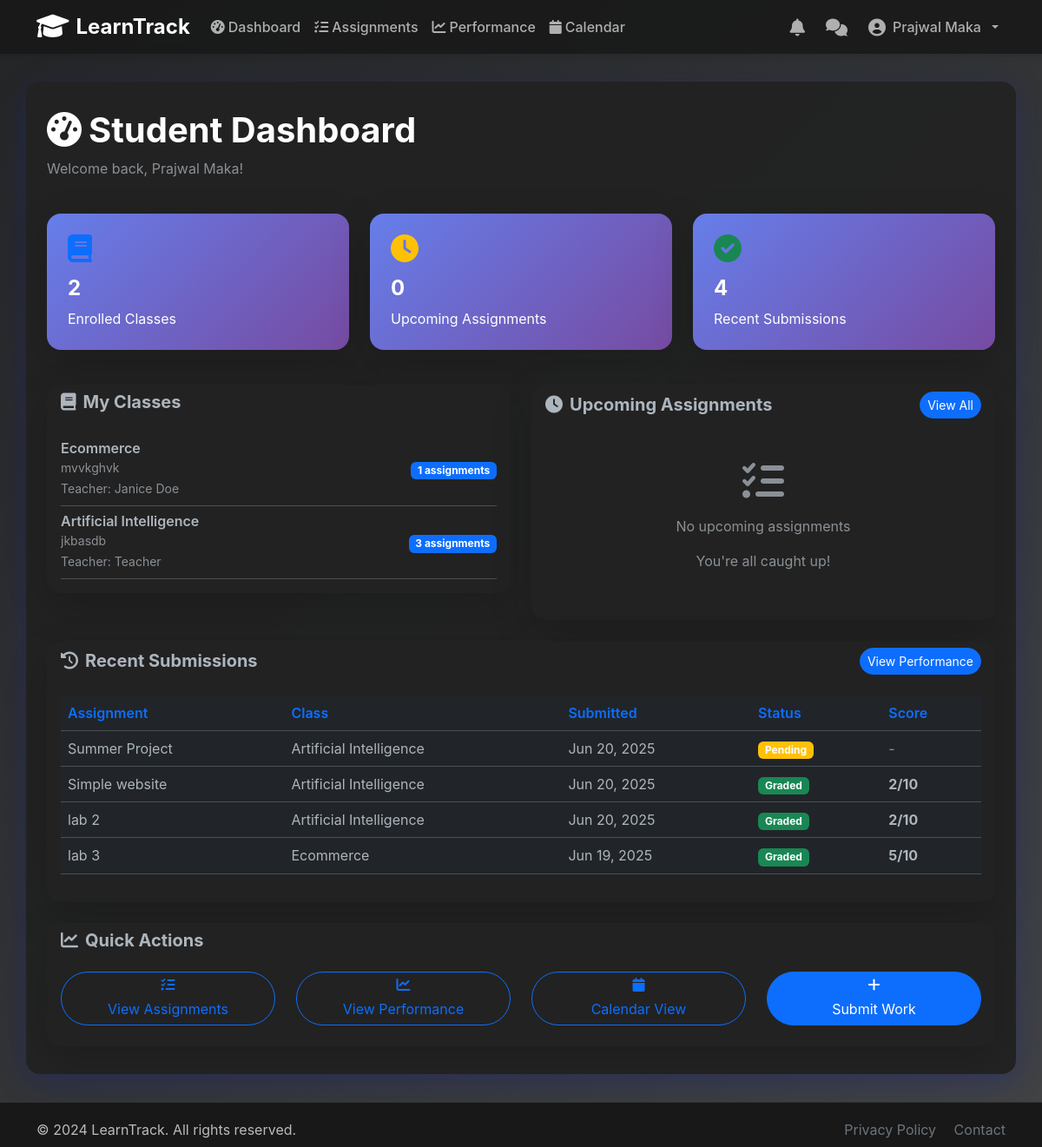
The page /student/dashboard (signed in) on the database as committed earlier.
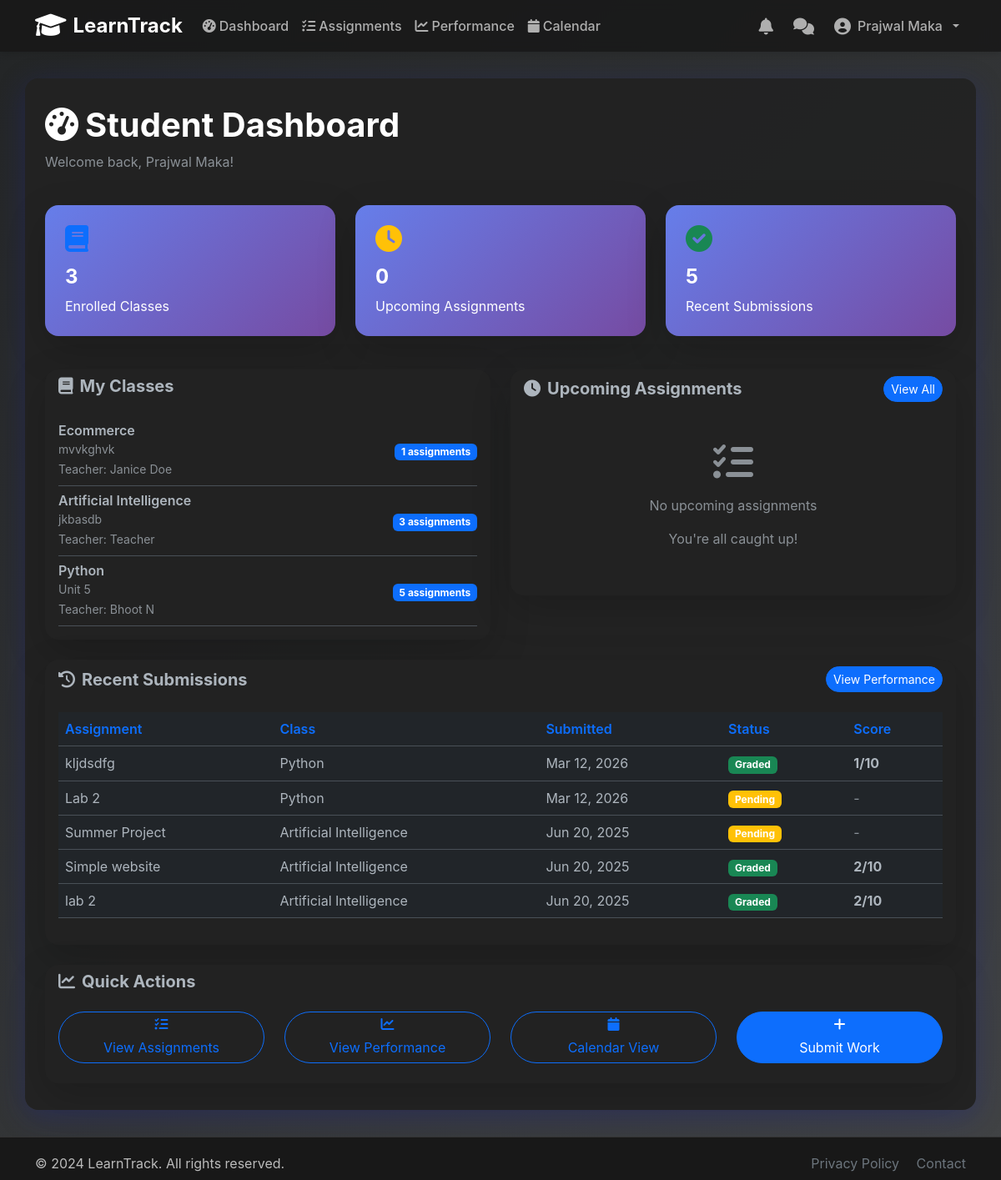
The same page on the database as committed later.
### models.py (models this page shows, shortened)
class Class(db.Model):
    id = db.Column(db.Integer, primary_key=True)
    name = db.Column(db.String(100), nullable=False)
    description = db.Column(db.Text)
    teacher_id = db.Column(db.Integer, db.ForeignKey('user.id'), nullable=False)
    course_id = db.Column(db.Integer, db.ForeignKey('course.id'), nullable=False)
    created_at = db.Column(db.DateTime, default=datetime.utcnow)
    assignments = db.relationship('Assignment', backref='class_obj', lazy=True)
    enrollments = db.relationship('Enrollment', backref='class_obj', lazy=True)

class User(UserMixin, db.Model):
    id = db.Column(db.Integer, primary_key=True)
    email = db.Column(db.String(120), unique=True, nullable=False)
    name = db.Column(db.String(100), nullable=False)
    role = db.Column(db.String(20), default='student')  # 'student', 'teacher', 'admin'
    password_hash = db.Column(db.String(256), nullable=False)
    created_at = db.Column(db.DateTime, default=datetime.utcnow)
    course_id = db.Column(db.Integer, db.ForeignKey('course.id'), nullable=True)
    taught_classes = db.relationship('Class', backref='teacher', lazy=True, foreign_keys='Class.teacher_id')
    assignments_created = db.relationship('Assignment', backref='creator', lazy=True, foreign_keys='Assignment.teacher_id')
    submissions = db.relationship('Submission', backref='student', lazy=True, foreign_keys='Submission.student_id')
    enrollments = db.relationship('Enrollment', backref='student', lazy=True, foreign_keys='Enrollment.student_id')
    def is_teacher(self):
        return self.role == 'teacher'
    def is_student(self):
        return self.role == 'student'
    def is_admin(self):
        return self.role == 'admin'

class Submission(db.Model):
    id = db.Column(db.Integer, primary_key=True)
    assignment_id = db.Column(db.Integer, db.ForeignKey('assignment.id'), nullable=False)
    student_id = db.Column(db.Integer, db.ForeignKey('user.id'), nullable=False)
    submission_text = db.Column(db.Text)
    file_path = db.Column(db.String(255))  # Path to uploaded submission file
    submitted_at = db.Column(db.DateTime, default=datetime.utcnow())
    score = db.Column(db.Integer)
    feedback = db.Column(db.Text)
    graded_at = db.Column(db.DateTime)
    graded_by = db.Column(db.Integer, db.ForeignKey('user.id'))
    __table_args__ = (db.UniqueConstraint('assignment_id', 'student_id', name='unique_submission'),)
    def is_graded(self):
        return self.score is not None
    def is_late(self):
        return self.assignment.is_submission_late(self) if self.assignment else False

class Assignment(db.Model):
    id = db.Column(db.Integer, primary_key=True)
    title = db.Column(db.String(200), nullable=False)
    description = db.Column(db.Text)
    due_date = db.Column(db.DateTime, nullable=False)
    max_score = db.Column(db.Integer, default=10)
    teacher_id = db.Column(db.Integer, db.ForeignKey('user.id'), nullable=False)
    class_id = db.Column(db.Integer, db.ForeignKey('class.id'), nullable=False)
    attachment_path = db.Column(db.String(255))  # Path to uploaded assignment file
    created_at = db.Column(db.DateTime, default=datetime.utcnow)
    submissions = db.relationship('Submission', backref='assignment', lazy=True, cascade='all, delete-orphan')
    def is_submission_late(self, submission):
        if not submission or not submission.submitted_at:
            return False
        utc = pytz.utc
        submitted_utc = submission.submitted_at.replace(tzinfo=utc)
        due_utc = self.due_date.replace(tzinfo=utc)
        return submitted_utc > due_utc

### routes.py (the view)
@student_bp.route('/dashboard')
@login_required
def dashboard():
    if not current_user.is_student():
        flash('Access denied.', 'danger')
        return redirect(url_for('main.index'))
    enrollments = Enrollment.query.filter_by(student_id=current_user.id).all()
    classes = [e.class_obj for e in enrollments]
    class_ids = [c.id for c in classes if c is not None]
    upcoming_assignments = Assignment.query.filter(
        Assignment.class_id.in_(class_ids),
        Assignment.due_date > datetime.utcnow()
    ).order_by(Assignment.due_date.asc()).limit(5).all()
    recent_submissions = Submission.query.filter_by(student_id=current_user.id).order_by(Submission.submitted_at.desc()).limit(5).all()
    return render_template('student/dashboard.html',
                         classes=classes,
                         upcoming_assignments=upcoming_assignments,
                         recent_submissions=recent_submissions)

### app.py (called while the page is built)
@login_manager.user_loader
def load_user(user_id):
    from models import User
    return User.query.get(int(user_id))

@app.context_processor
def inject_notifications():
    if hasattr(current_user, 'is_authenticated') and current_user.is_authenticated:
        notifications = Notification.query.filter_by(user_id=current_user.id).order_by(Notification.timestamp.desc()).limit(10).all()
        unread_notifications = [n for n in notifications if not n.is_read]
        return dict(
            notifications=notifications,
            unread_notifications=unread_notifications
        )
    return dict(notifications=[], unread_notifications=[])

### utils.py (called while the page is built)
def format_datetime(dt):
    if dt:
        return dt.strftime('%b %d, %Y')
    return ''

def format_date(dt):
    return format_datetime(dt)

### templates/student/dashboard.html (shortened to what the changed rows need)
{% extends "base.html" %}
{% block content %}
<div class="row mb-4">
    <div class="col">
        <h1 class="fw-bold"><i class="fas fa-tachometer-alt me-2"></i>Student Dashboard</h1>
    </div>
</div>
<div class="row mb-4">
    <div class="col-md-4 mb-3">
        <div class="card stats-card shadow-lg border-0">
            <div class="card-body">
                <i class="fas fa-book fa-2x text-primary mb-3"></i>
                <h4 class="fw-bold">{{ classes|length }}</h4>
                <p class="mb-0">Enrolled Classes</p>
            </div>
        </div>
    </div>
    <div class="col-md-4 mb-3">
        <div class="card stats-card shadow-lg border-0">
            <div class="card-body">
                <i class="fas fa-check-circle fa-2x text-success mb-3"></i>
                <h4 class="fw-bold">{{ recent_submissions|length }}</h4>
                <p class="mb-0">Recent Submissions</p>
            </div>
        </div>
    </div>
</div>
<div class="row">
    <div class="col-md-6 mb-4">
        <div class="card shadow-lg border-0" style="background: rgba(34, 34, 34, 0.92);">
            <div class="card-body">
                {% if classes %}
                    {% for class in classes %}
                    <div class="d-flex justify-content-between align-items-center py-2 border-bottom">
                        <div>
                            <h6 class="mb-0 fw-semibold">{{ class.name }}</h6>
                            <small class="text-muted">{{ class.description or 'No description' }}</small>
                            <br><small class="text-muted">Teacher: {{ class.teacher.name if class.teacher else "N/A" }}</small>
                        </div>
                        <div>
                            <span class="badge bg-primary">{{ class.assignments|length }} assignments</span>
                        </div>
                    </div>
                    {% endfor %}
                {% else %}
                    <div class="text-center py-4">
                        <i class="fas fa-book fa-3x text-muted mb-3"></i>
                        <p class="text-muted">You are not enrolled in any classes yet</p>
                        <p class="text-muted">Contact your teacher to get enrolled</p>
                    </div>
                {% endif %}
            </div>
        </div>
    </div>
</div>
<div class="row">
    <div class="col-md-12">
        <div class="card shadow-lg border-0" style="background: rgba(34, 34, 34, 0.92);">
            <div class="card-body">
                {% if recent_submissions %}
                    <div class="table-responsive">
                        <table class="table table-hover align-middle">
                            <thead>
                                <tr>
                                    <th>Assignment</th>
                                    <th>Class</th>
                                    <th>Submitted</th>
                                    <th>Status</th>
                                    <th>Score</th>
                                </tr>
                            </thead>
                            <tbody>
                                {% for submission in recent_submissions %}
                                <tr>
                                    <td>{{ submission.assignment.title }}</td>
                                    <td>
                                    {% if submission.assignment and submission.assignment.class_obj %}
                                    {{ submission.assignment.class_obj.name }}
                                    {% else %}
                                    Class removed
                                    {% endif %}
                                    </td>
                                    <td>{{ submission.submitted_at|format_date }}</td>
                                    <td>
                                        {% if submission.is_late() %}
                                            <span class="badge bg-warning">Late</span>
                                        {% elif submission.is_graded() %}
                                            <span class="badge bg-success">Graded</span>
                                        {% else %}
                                            <span class="badge bg-warning">Pending</span>
                                        {% endif %}
                                    </td>
                                    <td>
                                        {% if submission.is_graded() %}
                                            <strong>{{ submission.score }}/{{ submission.assignment.max_score }}</strong>
                                        {% else %}
                                            <span class="text-muted">-</span>
                                        {% endif %}
                                    </td>
                                </tr>
                                {% endfor %}
                            </tbody>
                        </table>
                    </div>
                {% else %}
                    <div class="text-center py-4">
                        <i class="fas fa-file-alt fa-3x text-muted mb-3"></i>
                        <p class="text-muted">No submissions yet</p>
                        <a href="{{ url_for('student.assignments') }}" class="btn btn-primary rounded-pill">View Assignments</a>
                    </div>
                {% endif %}
            </div>
        </div>
    </div>
</div>
{% endblock %}

Rows that differ between the two databases and show on the page:
no longer on this page (row unchanged): Submission: assignment "lab 3", assignment.class_obj.name "Ecommerce", submitted_at "Jun 19, 2025", shows "Graded", score "5", assignment.max_score "10"
added Class: name "Python", description "Unit 5", teacher "Bhoot N", assignments|length "5"
added Submission: assignment "kljdsdfg", assignment.class_obj.name "Python", submitted_at "Mar 12, 2026", shows "Graded", score "1", assignment.max_score "10"
added Submission: assignment "Lab 2", assignment.class_obj.name "Python", submitted_at "Mar 12, 2026", shows "Pending"
Other text that changed with them:
{{ classes|length }}: "2" → "3"
{{ recent_submissions|length }}: "4" → "5"
